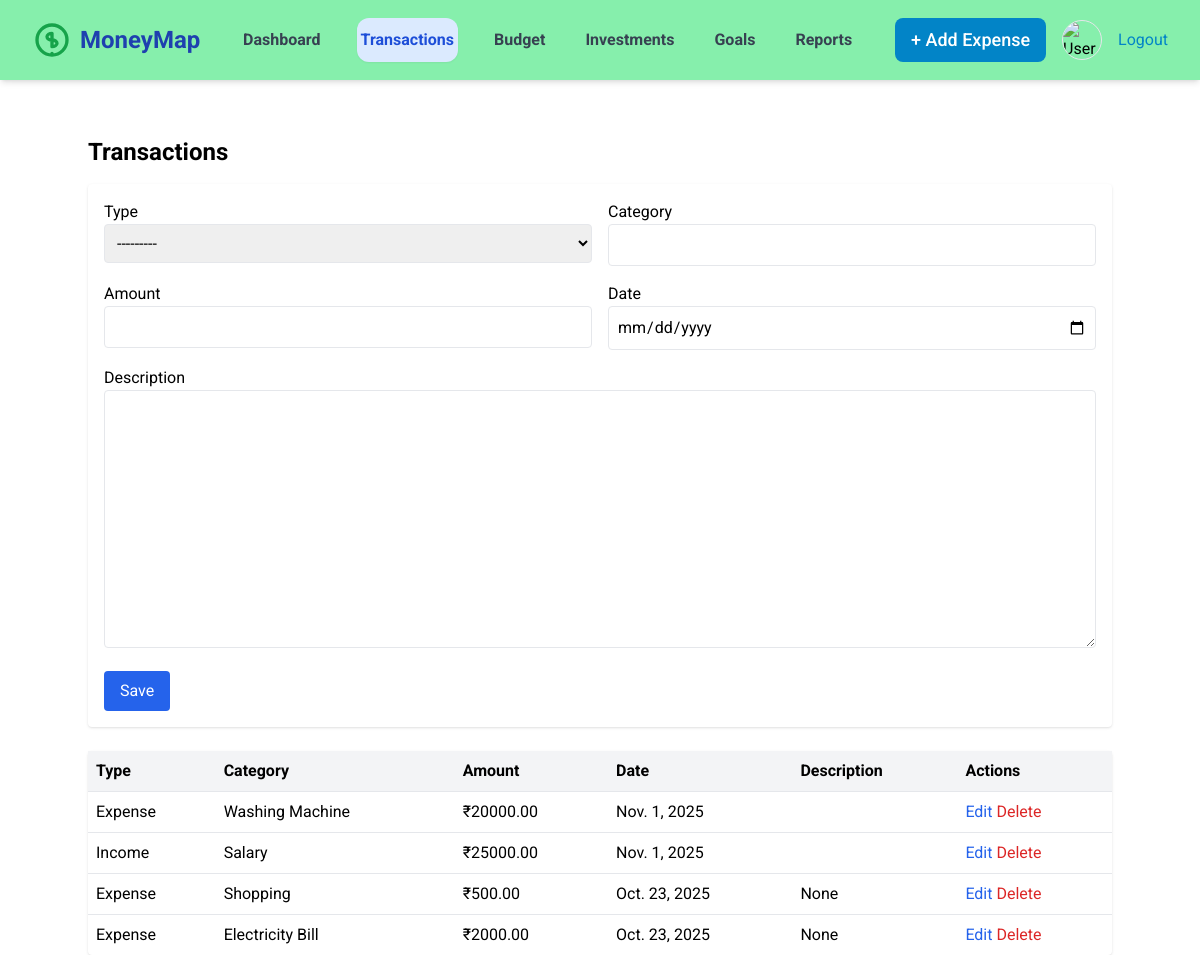
The app's page /transactions/ (signed in) with its own data.
### MoneyMapControl/models.py (models this page shows, shortened)
class Transaction(models.Model):
    TRANSACTION_TYPES = [
        ('Income', 'Income'),
        ('Expense', 'Expense'),
    ]
    user = models.ForeignKey(User, on_delete=models.CASCADE)
    type = models.CharField(max_length=10, choices=TRANSACTION_TYPES)
    category = models.CharField(max_length=100)
    amount = models.DecimalField(max_digits=10, decimal_places=2)
    date = models.DateField()
    description = models.TextField(blank=True, null=True)

### MoneyMapControl/views.py (the view, shortened to what this page needs)
# urls.py: path('transactions/', views.transactions_view, name='transactions'),
@login_required
def transactions_view(request):
    import json
    transactions = Transaction.objects.filter(user=request.user).order_by('-date')
    form = TransactionForm()
    return render(request, 'transactions.html', {
        'transactions': transactions,
        'form': form
    })

### MoneyMapControl/forms.py
class TransactionForm(forms.ModelForm):
    class Meta:
        model = Transaction
        fields = ['type', 'category', 'amount', 'date', 'description']
        widgets = {
            'date': forms.DateInput(attrs={'type': 'date'}),
        }

### MoneyMapControl/templates/transactions.html (shortened to what this page needs)
{% extends "base.html" %}
{% load widget_tweaks %}
{% block content %}
<div class="container mx-auto mt-10">
    <h2 class="text-2xl font-bold mb-4">Transactions</h2>
    <form id="transaction-form" method="post" class="mb-6 bg-white shadow p-4 rounded">
        <div class="grid grid-cols-1 md:grid-cols-2 gap-4">
            <div>
                <label>Type</label>
                {{ form.type|add_class:"border p-2 rounded w-full" }}
            </div>
            <div>
                <label>Category</label>
                {{ form.category|add_class:"border p-2 rounded w-full" }}
            </div>
            <div>
                <label>Amount</label>
                {{ form.amount|add_class:"border p-2 rounded w-full" }}
            </div>
            <div>
                <label>Date</label>
                {{ form.date|add_class:"border p-2 rounded w-full" }}
            </div>
        </div>
        <div class="mt-4">
            <label>Description</label>
            {{ form.description|add_class:"border p-2 rounded w-full" }}
        </div>
        <button type="submit" class="mt-4 bg-blue-600 text-white px-4 py-2 rounded hover:bg-blue-700 transition">
            Save
        </button>
    </form>
    <table class="w-full border-collapse bg-white shadow rounded" id="transactions-table">
        <thead>
            <tr class="bg-gray-100">
                <th class="p-2 text-left">Type</th>
                <th class="p-2 text-left">Category</th>
                <th class="p-2 text-left">Amount</th>
                <th class="p-2 text-left">Date</th>
                <th class="p-2 text-left">Description</th>
                <th class="p-2 text-left">Actions</th>
            </tr>
        </thead>
        <tbody>
            {% for t in transactions %}
            <tr class="border-t" data-id="{{ t.id }}">
                <td class="p-2">{{ t.type }}</td>
                <td class="p-2">{{ t.category }}</td>
                <td class="p-2">₹{{ t.amount }}</td>
                <td class="p-2">{{ t.date }}</td>
                <td class="p-2">{{ t.description }}</td>
                <td class="p-2">
                    <button type="button"
                            class="text-blue-600 hover:underline edit-btn"
                            data-id="{{ t.id }}"
                            data-type="{{ t.type }}"
                            data-category="{{ t.category }}"
                            data-amount="{{ t.amount }}"
                            data-date="{{ t.date }}"
                            data-description="{{ t.description|escapejs }}">
                        Edit
                    </button>
                    <button type="button"
                            class="text-red-600 hover:underline delete-btn"
                            data-id="{{ t.id }}">
                        Delete
                    </button>
                </td>
            </tr>
            {% empty %}
            <tr>
                <td colspan="6" class="p-4 text-center text-gray-500">
                    No transactions yet.
                </td>
            </tr>
            {% endfor %}
        </tbody>
    </table>
</div>
{% endblock %}

### records on screen
Transaction: type "Expense", category "Washing Machine", amount "20000.00", date "Nov. 1, 2025"
Transaction: type "Income", category "Salary", amount "25000.00", date "Nov. 1, 2025"
Transaction: type "Expense", category "Shopping", amount "500.00", date "Oct. 23, 2025", description "None"
Transaction: type "Expense", category "Electricity Bill", amount "2000.00", date "Oct. 23, 2025", description "None"
